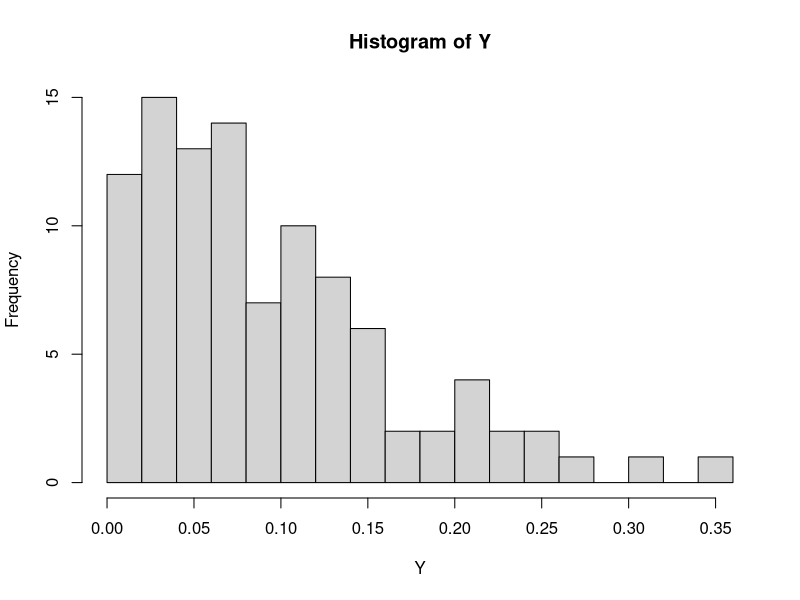

The R source for this figure:
## ---- chunk 1
sim.uni <- function(a,b) {
  Y = c()
  for (i in 1:b){
    X <- runif(a)
    Y[i] = min(X)
  }
  return(Y)
}

Y <- sim.uni(10, 100)

hist(Y,  breaks = 20)
## ---- chunk 2
p=0.1
pgeom(8, p, lower.tail = FALSE)
mean = 1/p
sd = sqrt(((1-p)/p^2))
print(mean)
print(sd)
## ---- chunk 3
pexp(8, p, lower.tail = FALSE)
mean = p^-1
sd = sqrt(p^-2)
print(mean)
print(sd)
## ---- chunk 4
pbinom(0, 8, 0.1)
mean = 10* 0.1
sd = sqrt(10*p*(1-p))
print(mean)
print(sd)
## ---- chunk 5
ppois(0, 8/10)
mean = .1
sd = sqrt(mean)
print(mean)
print(sd)

